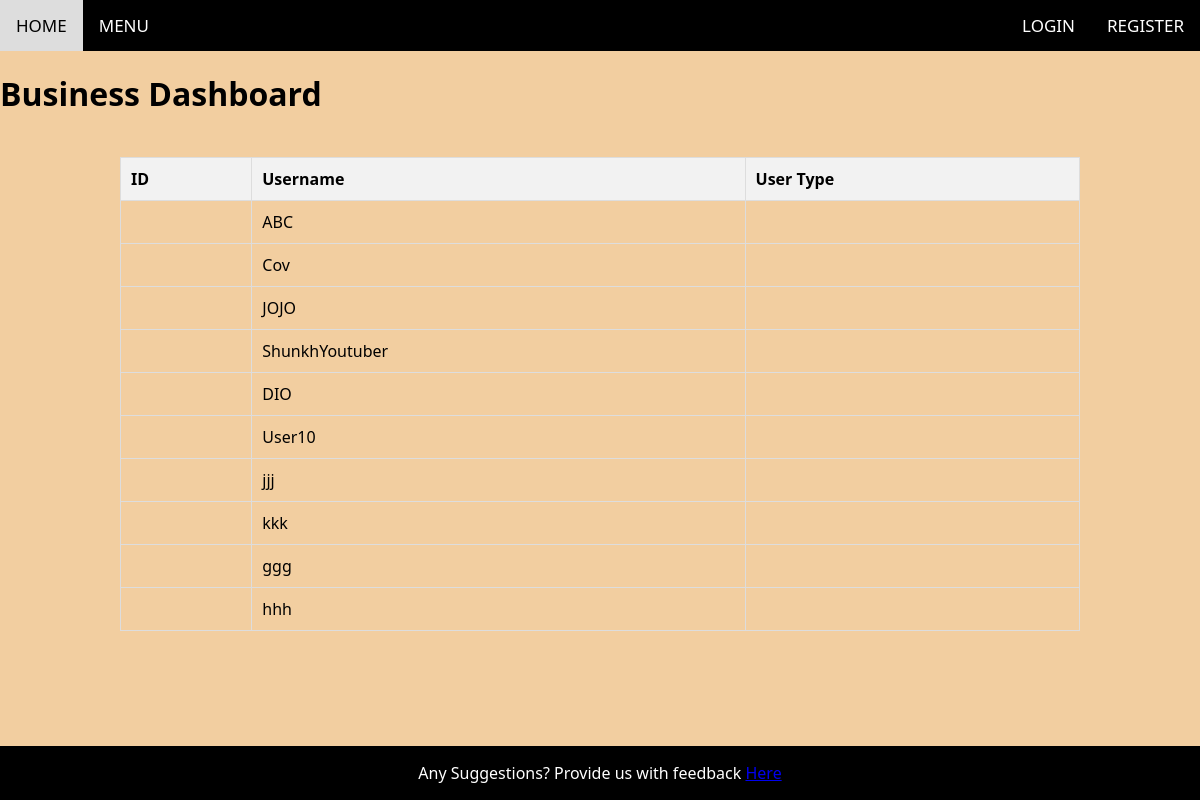
/business_dashboard, run on an earlier commit of the app's database.
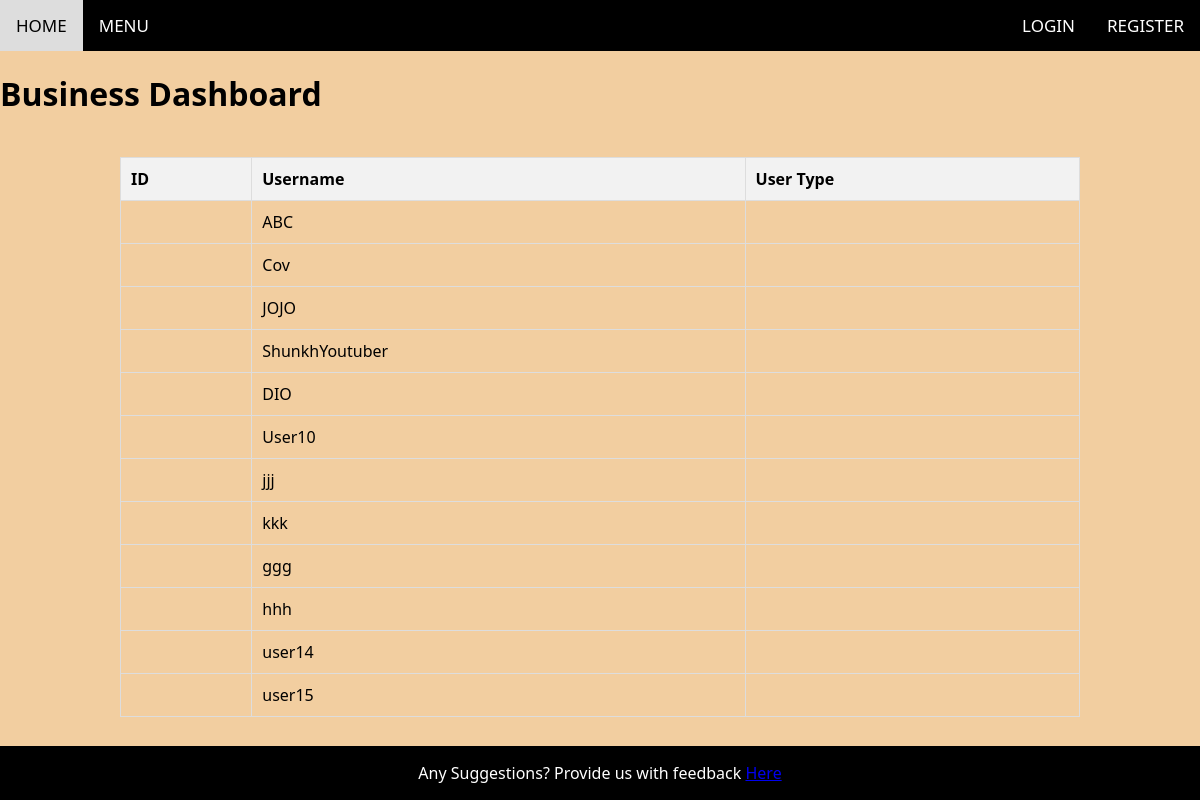
And on a later commit of the database.
### app.py (models this page shows, shortened)
class User(db.Model, UserMixin):
    User_ID = db.Column(db.Integer, primary_key=True, autoincrement=True)
    username = db.Column(db.String(255), nullable=False)
    Type = db.Column(db.String(50), nullable=False)
    password = db.Column(db.String(60), nullable=False)

### app.py (the view)
@app.route('/business_dashboard')
def businessDashboard():
    return render_template('business_dashboard.html', users=getUsers())

### app.py (called while the page is built)
def getUsers():
    return User.query.all()

### templates/business_dashboard.html (shortened to what this page needs)
{% extends 'base.html' %}
{% block content %}
<h1>Business Dashboard</h1>
<table>
    <thead>
        <tr>
            <th>ID</th>
            <th>Username</th>
            <th>User Type</th>
        </tr>
    </thead>
    <tbody>
        {% for user in users %}
            <tr>
                <td>{{ user.id }}</td>
                <td>{{ user.username }}</td>
                <td>{{ user.userType }}</td>
            </tr>
        {% endfor %}
    </tbody>
</table>
{% endblock %}

### templates/base.html (shortened to what this page needs)
<html>
<link rel="stylesheet" href="{{ url_for('static', filename='css/styles.css') }}">
<head>
</head>
<body>
  <div>
    <div class="topnav">
      <a href="/">HOME</a>
      <div class="dropdown">
        <button class="dropbtn">MENU</button>
      </div>
      <div class="dropdown" style="float: right;">
        <button class="dropbtn">REGISTER</button>
      </div>
      <div class="dropdown" style="float: right;">
        <button class="dropbtn">LOGIN</button>
      </div>
    </div>
  </div>
  {% block content %}
  {% endblock %}
  <footer>
    <p>Any Suggestions? Provide us with feedback
    <a href="/feedback">Here</a></p>
  </footer>
</body>
</html>

### static/css/styles.css (style rules this page uses)
body { font-family: system-ui, -apple-system, BlinkMacSystemFont, 'Segoe UI', Roboto, Oxygen, Ubuntu, Cantarell, 'Open Sans', 'Helvetica Neue', sans-serif; min-height: 100vh; display: flex; flex-direction: column; margin: 0; padding: 0; background-color: #f2cea0; }
footer { position: fixed; bottom: 0; left: 0; right: 0; width: 100%; background-color: #000000; color: white; text-align: center; }
.topnav { background-color: #000000; overflow: hidden; width: 100%; margin: 0; padding: 0; }
.topnav a { float: left; color: #f2f2f2; text-align: center; padding: 14px 16px; text-decoration: none; font-size: 17px; }
.dropdown { float: left; overflow: hidden; }
.dropbtn { font-size: 17px; border: none; outline: none; color: white; padding: 14px 16px; background-color: inherit; font-family: inherit; margin: 0; }

### templates/business_dashboard.html (style rules this page uses)
table { width: 80%; margin: 20px auto; border-collapse: collapse; }
th, td { border: 1px solid #ddd; padding: 10px; text-align: left; }
th { background-color: #f2f2f2; }

What changed in the data, as far as the page shows it:
added User: username "user14"
added User: username "user15"
